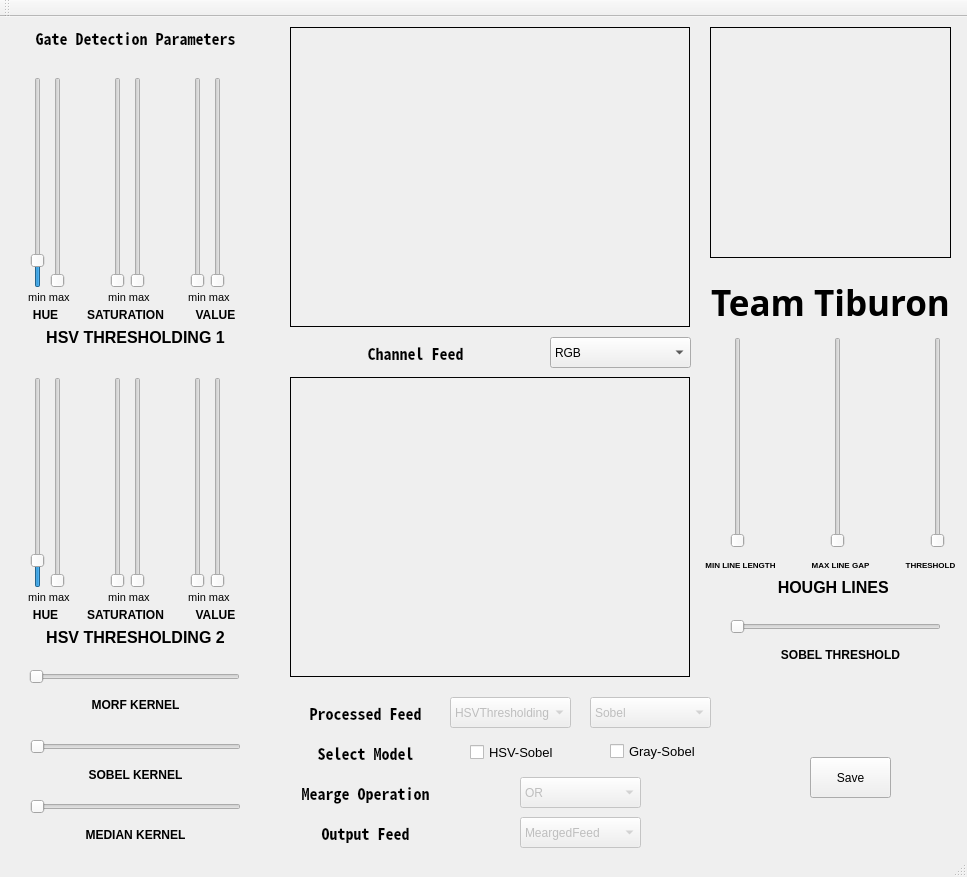
<?xml version="1.0" encoding="UTF-8"?>
<ui version="4.0">
 <class>gate</class>
 <widget class="QMainWindow" name="gate">
  <property name="geometry">
   <rect>
    <x>0</x>
    <y>0</y>
    <width>967</width>
    <height>877</height>
   </rect>
  </property>
  <property name="font">
   <font>
    <pointsize>1</pointsize>
    <stylestrategy>PreferAntialias</stylestrategy>
   </font>
  </property>
  <property name="windowTitle">
   <string>Gate Detection Tuner</string>
  </property>
  <property name="tabShape">
   <enum>QTabWidget::Rounded</enum>
  </property>
  <widget class="QWidget" name="centralWidget">
   <widget class="QLabel" name="logo">
    <property name="geometry">
     <rect>
      <x>710</x>
      <y>10</y>
      <width>241</width>
      <height>231</height>
     </rect>
    </property>
    <property name="frameShape">
     <enum>QFrame::Box</enum>
    </property>
    <property name="lineWidth">
     <number>1</number>
    </property>
    <property name="text">
     <string/>
    </property>
    <property name="margin">
     <number>7</number>
    </property>
    <property name="indent">
     <number>-1</number>
    </property>
   </widget>
   <widget class="QLabel" name="channel_show">
    <property name="geometry">
     <rect>
      <x>290</x>
      <y>10</y>
      <width>400</width>
      <height>300</height>
     </rect>
    </property>
    <property name="frameShape">
     <enum>QFrame::Box</enum>
    </property>
    <property name="text">
     <string/>
    </property>
   </widget>
   <widget class="QPushButton" name="save">
    <property name="geometry">
     <rect>
      <x>810</x>
      <y>740</y>
      <width>81</width>
      <height>41</height>
     </rect>
    </property>
    <property name="font">
     <font>
      <pointsize>9</pointsize>
     </font>
    </property>
    <property name="text">
     <string>Save</string>
    </property>
   </widget>
   <widget class="QSlider" name="hmin">
    <property name="geometry">
     <rect>
      <x>30</x>
      <y>60</y>
      <width>16</width>
      <height>211</height>
     </rect>
    </property>
    <property name="minimum">
     <number>-20</number>
    </property>
    <property name="maximum">
     <number>180</number>
    </property>
    <property name="orientation">
     <enum>Qt::Vertical</enum>
    </property>
   </widget>
   <widget class="QSlider" name="hmax">
    <property name="geometry">
     <rect>
      <x>50</x>
      <y>60</y>
      <width>16</width>
      <height>211</height>
     </rect>
    </property>
    <property name="maximum">
     <number>180</number>
    </property>
    <property name="orientation">
     <enum>Qt::Vertical</enum>
    </property>
   </widget>
   <widget class="QSlider" name="smin">
    <property name="geometry">
     <rect>
      <x>110</x>
      <y>60</y>
      <width>16</width>
      <height>211</height>
     </rect>
    </property>
    <property name="maximum">
     <number>255</number>
    </property>
    <property name="orientation">
     <enum>Qt::Vertical</enum>
    </property>
   </widget>
   <widget class="QSlider" name="vmin">
    <property name="geometry">
     <rect>
      <x>190</x>
      <y>60</y>
      <width>16</width>
      <height>211</height>
     </rect>
    </property>
    <property name="maximum">
     <number>255</number>
    </property>
    <property name="orientation">
     <enum>Qt::Vertical</enum>
    </property>
   </widget>
   <widget class="QSlider" name="smax">
    <property name="geometry">
     <rect>
      <x>130</x>
      <y>60</y>
      <width>16</width>
      <height>211</height>
     </rect>
    </property>
    <property name="maximum">
     <number>255</number>
    </property>
    <property name="orientation">
     <enum>Qt::Vertical</enum>
    </property>
   </widget>
   <widget class="QSlider" name="vmax">
    <property name="geometry">
     <rect>
      <x>210</x>
      <y>60</y>
      <width>16</width>
      <height>211</height>
     </rect>
    </property>
    <property name="maximum">
     <number>255</number>
    </property>
    <property name="orientation">
     <enum>Qt::Vertical</enum>
    </property>
   </widget>
   <widget class="QComboBox" name="channel">
    <property name="geometry">
     <rect>
      <x>550</x>
      <y>320</y>
      <width>141</width>
      <height>31</height>
     </rect>
    </property>
    <property name="font">
     <font>
      <pointsize>9</pointsize>
     </font>
    </property>
    <property name="currentIndex">
     <number>0</number>
    </property>
    <item>
     <property name="text">
      <string>RGB</string>
     </property>
    </item>
    <item>
     <property name="text">
      <string>R only</string>
     </property>
    </item>
    <item>
     <property name="text">
      <string>G only</string>
     </property>
    </item>
    <item>
     <property name="text">
      <string>B only</string>
     </property>
    </item>
    <item>
     <property name="text">
      <string>HSV</string>
     </property>
    </item>
    <item>
     <property name="text">
      <string>H only</string>
     </property>
    </item>
    <item>
     <property name="text">
      <string>S only</string>
     </property>
    </item>
    <item>
     <property name="text">
      <string>V only</string>
     </property>
    </item>
    <item>
     <property name="text">
      <string>Gray</string>
     </property>
    </item>
   </widget>
   <widget class="QLabel" name="out">
    <property name="geometry">
     <rect>
      <x>290</x>
      <y>360</y>
      <width>400</width>
      <height>300</height>
     </rect>
    </property>
    <property name="frameShape">
     <enum>QFrame::Box</enum>
    </property>
    <property name="text">
     <string/>
    </property>
   </widget>
   <widget class="QComboBox" name="out_channel">
    <property name="enabled">
     <bool>false</bool>
    </property>
    <property name="geometry">
     <rect>
      <x>450</x>
      <y>680</y>
      <width>121</width>
      <height>31</height>
     </rect>
    </property>
    <property name="font">
     <font>
      <pointsize>9</pointsize>
     </font>
    </property>
    <property name="currentIndex">
     <number>0</number>
    </property>
    <item>
     <property name="text">
      <string>HSVThresholding</string>
     </property>
    </item>
    <item>
     <property name="text">
      <string>MorphTransform</string>
     </property>
    </item>
    <item>
     <property name="text">
      <string>Sobel</string>
     </property>
    </item>
   </widget>
   <widget class="QSlider" name="HL_th">
    <property name="geometry">
     <rect>
      <x>930</x>
      <y>320</y>
      <width>16</width>
      <height>211</height>
     </rect>
    </property>
    <property name="maximum">
     <number>300</number>
    </property>
    <property name="orientation">
     <enum>Qt::Vertical</enum>
    </property>
   </widget>
   <widget class="QSlider" name="HL_mll">
    <property name="geometry">
     <rect>
      <x>730</x>
      <y>320</y>
      <width>16</width>
      <height>211</height>
     </rect>
    </property>
    <property name="maximum">
     <number>500</number>
    </property>
    <property name="orientation">
     <enum>Qt::Vertical</enum>
    </property>
   </widget>
   <widget class="QSlider" name="HL_mlg">
    <property name="geometry">
     <rect>
      <x>830</x>
      <y>320</y>
      <width>16</width>
      <height>211</height>
     </rect>
    </property>
    <property name="maximum">
     <number>100</number>
    </property>
    <property name="orientation">
     <enum>Qt::Vertical</enum>
    </property>
   </widget>
   <widget class="QSlider" name="open_morph">
    <property name="geometry">
     <rect>
      <x>29</x>
      <y>650</y>
      <width>211</width>
      <height>20</height>
     </rect>
    </property>
    <property name="minimum">
     <number>1</number>
    </property>
    <property name="maximum">
     <number>7</number>
    </property>
    <property name="singleStep">
     <number>2</number>
    </property>
    <property name="orientation">
     <enum>Qt::Horizontal</enum>
    </property>
   </widget>
   <widget class="QSlider" name="sobel">
    <property name="geometry">
     <rect>
      <x>30</x>
      <y>720</y>
      <width>211</width>
      <height>20</height>
     </rect>
    </property>
    <property name="minimum">
     <number>1</number>
    </property>
    <property name="maximum">
     <number>15</number>
    </property>
    <property name="singleStep">
     <number>2</number>
    </property>
    <property name="orientation">
     <enum>Qt::Horizontal</enum>
    </property>
   </widget>
   <widget class="QLabel" name="gateLabel">
    <property name="geometry">
     <rect>
      <x>20</x>
      <y>10</y>
      <width>231</width>
      <height>21</height>
     </rect>
    </property>
    <property name="font">
     <font>
      <family>Noto Sans Mono CJK JP</family>
      <pointsize>12</pointsize>
      <weight>75</weight>
      <bold>true</bold>
     </font>
    </property>
    <property name="text">
     <string>Gate Detection Parameters</string>
    </property>
    <property name="alignment">
     <set>Qt::AlignCenter</set>
    </property>
   </widget>
   <widget class="QLabel" name="tiburonLabel">
    <property name="geometry">
     <rect>
      <x>700</x>
      <y>260</y>
      <width>261</width>
      <height>51</height>
     </rect>
    </property>
    <property name="font">
     <font>
      <family>Tlwg Mono</family>
      <pointsize>26</pointsize>
      <weight>75</weight>
      <bold>true</bold>
     </font>
    </property>
    <property name="text">
     <string>Team Tiburon</string>
    </property>
    <property name="alignment">
     <set>Qt::AlignCenter</set>
    </property>
   </widget>
   <widget class="QLabel" name="channelLabel">
    <property name="geometry">
     <rect>
      <x>290</x>
      <y>320</y>
      <width>251</width>
      <height>31</height>
     </rect>
    </property>
    <property name="font">
     <font>
      <family>Noto Sans Mono CJK JP</family>
      <pointsize>12</pointsize>
      <weight>75</weight>
      <bold>true</bold>
     </font>
    </property>
    <property name="text">
     <string>Channel Feed</string>
    </property>
    <property name="alignment">
     <set>Qt::AlignCenter</set>
    </property>
   </widget>
   <widget class="QLabel" name="outLabel">
    <property name="geometry">
     <rect>
      <x>290</x>
      <y>680</y>
      <width>151</width>
      <height>31</height>
     </rect>
    </property>
    <property name="font">
     <font>
      <family>Noto Sans Mono CJK JP</family>
      <pointsize>12</pointsize>
      <weight>75</weight>
      <bold>true</bold>
     </font>
    </property>
    <property name="text">
     <string>Processed Feed</string>
    </property>
    <property name="alignment">
     <set>Qt::AlignCenter</set>
    </property>
   </widget>
   <widget class="QLabel" name="label">
    <property name="geometry">
     <rect>
      <x>20</x>
      <y>270</y>
      <width>61</width>
      <height>21</height>
     </rect>
    </property>
    <property name="font">
     <font>
      <pointsize>8</pointsize>
     </font>
    </property>
    <property name="text">
     <string>min max </string>
    </property>
    <property name="alignment">
     <set>Qt::AlignCenter</set>
    </property>
   </widget>
   <widget class="QLabel" name="label_2">
    <property name="geometry">
     <rect>
      <x>100</x>
      <y>270</y>
      <width>61</width>
      <height>21</height>
     </rect>
    </property>
    <property name="font">
     <font>
      <pointsize>8</pointsize>
     </font>
    </property>
    <property name="text">
     <string>min max </string>
    </property>
    <property name="alignment">
     <set>Qt::AlignCenter</set>
    </property>
   </widget>
   <widget class="QLabel" name="label_3">
    <property name="geometry">
     <rect>
      <x>180</x>
      <y>270</y>
      <width>61</width>
      <height>21</height>
     </rect>
    </property>
    <property name="font">
     <font>
      <pointsize>8</pointsize>
     </font>
    </property>
    <property name="text">
     <string>min max </string>
    </property>
    <property name="alignment">
     <set>Qt::AlignCenter</set>
    </property>
   </widget>
   <widget class="QLabel" name="label_4">
    <property name="geometry">
     <rect>
      <x>100</x>
      <y>570</y>
      <width>61</width>
      <height>21</height>
     </rect>
    </property>
    <property name="font">
     <font>
      <pointsize>8</pointsize>
     </font>
    </property>
    <property name="text">
     <string>min max </string>
    </property>
    <property name="alignment">
     <set>Qt::AlignCenter</set>
    </property>
   </widget>
   <widget class="QSlider" name="vmax_2">
    <property name="geometry">
     <rect>
      <x>210</x>
      <y>360</y>
      <width>16</width>
      <height>211</height>
     </rect>
    </property>
    <property name="maximum">
     <number>255</number>
    </property>
    <property name="orientation">
     <enum>Qt::Vertical</enum>
    </property>
   </widget>
   <widget class="QLabel" name="label_5">
    <property name="geometry">
     <rect>
      <x>180</x>
      <y>570</y>
      <width>61</width>
      <height>21</height>
     </rect>
    </property>
    <property name="font">
     <font>
      <pointsize>8</pointsize>
     </font>
    </property>
    <property name="text">
     <string>min max </string>
    </property>
    <property name="alignment">
     <set>Qt::AlignCenter</set>
    </property>
   </widget>
   <widget class="QSlider" name="smin_2">
    <property name="geometry">
     <rect>
      <x>110</x>
      <y>360</y>
      <width>16</width>
      <height>211</height>
     </rect>
    </property>
    <property name="maximum">
     <number>255</number>
    </property>
    <property name="orientation">
     <enum>Qt::Vertical</enum>
    </property>
   </widget>
   <widget class="QLabel" name="label_6">
    <property name="geometry">
     <rect>
      <x>20</x>
      <y>570</y>
      <width>61</width>
      <height>21</height>
     </rect>
    </property>
    <property name="font">
     <font>
      <pointsize>8</pointsize>
     </font>
    </property>
    <property name="text">
     <string>min max </string>
    </property>
    <property name="alignment">
     <set>Qt::AlignCenter</set>
    </property>
   </widget>
   <widget class="QSlider" name="smax_2">
    <property name="geometry">
     <rect>
      <x>130</x>
      <y>360</y>
      <width>16</width>
      <height>211</height>
     </rect>
    </property>
    <property name="maximum">
     <number>255</number>
    </property>
    <property name="orientation">
     <enum>Qt::Vertical</enum>
    </property>
   </widget>
   <widget class="QSlider" name="hmin_2">
    <property name="geometry">
     <rect>
      <x>30</x>
      <y>360</y>
      <width>16</width>
      <height>211</height>
     </rect>
    </property>
    <property name="minimum">
     <number>-20</number>
    </property>
    <property name="maximum">
     <number>180</number>
    </property>
    <property name="orientation">
     <enum>Qt::Vertical</enum>
    </property>
   </widget>
   <widget class="QSlider" name="vmin_2">
    <property name="geometry">
     <rect>
      <x>190</x>
      <y>360</y>
      <width>16</width>
      <height>211</height>
     </rect>
    </property>
    <property name="maximum">
     <number>255</number>
    </property>
    <property name="orientation">
     <enum>Qt::Vertical</enum>
    </property>
   </widget>
   <widget class="QSlider" name="hmax_2">
    <property name="geometry">
     <rect>
      <x>50</x>
      <y>360</y>
      <width>16</width>
      <height>211</height>
     </rect>
    </property>
    <property name="maximum">
     <number>180</number>
    </property>
    <property name="orientation">
     <enum>Qt::Vertical</enum>
    </property>
   </widget>
   <widget class="QLabel" name="label_7">
    <property name="geometry">
     <rect>
      <x>30</x>
      <y>290</y>
      <width>31</width>
      <height>16</height>
     </rect>
    </property>
    <property name="font">
     <font>
      <pointsize>9</pointsize>
      <weight>75</weight>
      <bold>true</bold>
     </font>
    </property>
    <property name="text">
     <string>HUE</string>
    </property>
    <property name="alignment">
     <set>Qt::AlignCenter</set>
    </property>
   </widget>
   <widget class="QLabel" name="label_8">
    <property name="geometry">
     <rect>
      <x>80</x>
      <y>290</y>
      <width>91</width>
      <height>16</height>
     </rect>
    </property>
    <property name="font">
     <font>
      <pointsize>9</pointsize>
      <weight>75</weight>
      <bold>true</bold>
     </font>
    </property>
    <property name="text">
     <string>SATURATION</string>
    </property>
    <property name="alignment">
     <set>Qt::AlignCenter</set>
    </property>
   </widget>
   <widget class="QLabel" name="label_9">
    <property name="geometry">
     <rect>
      <x>190</x>
      <y>290</y>
      <width>51</width>
      <height>16</height>
     </rect>
    </property>
    <property name="font">
     <font>
      <pointsize>9</pointsize>
      <weight>75</weight>
      <bold>true</bold>
     </font>
    </property>
    <property name="text">
     <string>VALUE</string>
    </property>
    <property name="alignment">
     <set>Qt::AlignCenter</set>
    </property>
   </widget>
   <widget class="QLabel" name="label_10">
    <property name="geometry">
     <rect>
      <x>30</x>
      <y>310</y>
      <width>211</width>
      <height>21</height>
     </rect>
    </property>
    <property name="font">
     <font>
      <pointsize>12</pointsize>
      <weight>75</weight>
      <bold>true</bold>
     </font>
    </property>
    <property name="text">
     <string>HSV THRESHOLDING 1</string>
    </property>
    <property name="alignment">
     <set>Qt::AlignCenter</set>
    </property>
   </widget>
   <widget class="QLabel" name="label_11">
    <property name="geometry">
     <rect>
      <x>30</x>
      <y>610</y>
      <width>211</width>
      <height>21</height>
     </rect>
    </property>
    <property name="font">
     <font>
      <pointsize>12</pointsize>
      <weight>75</weight>
      <bold>true</bold>
     </font>
    </property>
    <property name="text">
     <string>HSV THRESHOLDING 2</string>
    </property>
    <property name="alignment">
     <set>Qt::AlignCenter</set>
    </property>
   </widget>
   <widget class="QLabel" name="label_12">
    <property name="geometry">
     <rect>
      <x>80</x>
      <y>590</y>
      <width>91</width>
      <height>16</height>
     </rect>
    </property>
    <property name="font">
     <font>
      <pointsize>9</pointsize>
      <weight>75</weight>
      <bold>true</bold>
     </font>
    </property>
    <property name="text">
     <string>SATURATION</string>
    </property>
    <property name="alignment">
     <set>Qt::AlignCenter</set>
    </property>
   </widget>
   <widget class="QLabel" name="label_13">
    <property name="geometry">
     <rect>
      <x>190</x>
      <y>590</y>
      <width>51</width>
      <height>16</height>
     </rect>
    </property>
    <property name="font">
     <font>
      <pointsize>9</pointsize>
      <weight>75</weight>
      <bold>true</bold>
     </font>
    </property>
    <property name="text">
     <string>VALUE</string>
    </property>
    <property name="alignment">
     <set>Qt::AlignCenter</set>
    </property>
   </widget>
   <widget class="QLabel" name="label_14">
    <property name="geometry">
     <rect>
      <x>30</x>
      <y>590</y>
      <width>31</width>
      <height>16</height>
     </rect>
    </property>
    <property name="font">
     <font>
      <pointsize>9</pointsize>
      <weight>75</weight>
      <bold>true</bold>
     </font>
    </property>
    <property name="text">
     <string>HUE</string>
    </property>
    <property name="alignment">
     <set>Qt::AlignCenter</set>
    </property>
   </widget>
   <widget class="QLabel" name="label_15">
    <property name="geometry">
     <rect>
      <x>730</x>
      <y>560</y>
      <width>211</width>
      <height>21</height>
     </rect>
    </property>
    <property name="font">
     <font>
      <pointsize>12</pointsize>
      <weight>75</weight>
      <bold>true</bold>
     </font>
    </property>
    <property name="text">
     <string>HOUGH LINES </string>
    </property>
    <property name="alignment">
     <set>Qt::AlignCenter</set>
    </property>
   </widget>
   <widget class="QLabel" name="label_16">
    <property name="geometry">
     <rect>
      <x>690</x>
      <y>540</y>
      <width>101</width>
      <height>16</height>
     </rect>
    </property>
    <property name="font">
     <font>
      <pointsize>6</pointsize>
      <weight>75</weight>
      <bold>true</bold>
     </font>
    </property>
    <property name="text">
     <string>MIN LINE LENGTH</string>
    </property>
    <property name="alignment">
     <set>Qt::AlignCenter</set>
    </property>
   </widget>
   <widget class="QLabel" name="label_17">
    <property name="geometry">
     <rect>
      <x>80</x>
      <y>680</y>
      <width>111</width>
      <height>16</height>
     </rect>
    </property>
    <property name="font">
     <font>
      <pointsize>9</pointsize>
      <weight>75</weight>
      <bold>true</bold>
     </font>
    </property>
    <property name="text">
     <string>MORF KERNEL</string>
    </property>
    <property name="alignment">
     <set>Qt::AlignCenter</set>
    </property>
   </widget>
   <widget class="QLabel" name="label_18">
    <property name="geometry">
     <rect>
      <x>80</x>
      <y>750</y>
      <width>111</width>
      <height>16</height>
     </rect>
    </property>
    <property name="font">
     <font>
      <pointsize>9</pointsize>
      <weight>75</weight>
      <bold>true</bold>
     </font>
    </property>
    <property name="text">
     <string>SOBEL KERNEL</string>
    </property>
    <property name="alignment">
     <set>Qt::AlignCenter</set>
    </property>
   </widget>
   <widget class="QLabel" name="label_19">
    <property name="geometry">
     <rect>
      <x>790</x>
      <y>540</y>
      <width>101</width>
      <height>16</height>
     </rect>
    </property>
    <property name="font">
     <font>
      <pointsize>6</pointsize>
      <weight>75</weight>
      <bold>true</bold>
     </font>
    </property>
    <property name="text">
     <string>MAX LINE GAP</string>
    </property>
    <property name="alignment">
     <set>Qt::AlignCenter</set>
    </property>
   </widget>
   <widget class="QLabel" name="label_20">
    <property name="geometry">
     <rect>
      <x>900</x>
      <y>540</y>
      <width>61</width>
      <height>16</height>
     </rect>
    </property>
    <property name="font">
     <font>
      <pointsize>6</pointsize>
      <weight>75</weight>
      <bold>true</bold>
     </font>
    </property>
    <property name="text">
     <string>THRESHOLD</string>
    </property>
    <property name="alignment">
     <set>Qt::AlignCenter</set>
    </property>
   </widget>
   <widget class="QLabel" name="label_21">
    <property name="geometry">
     <rect>
      <x>770</x>
      <y>630</y>
      <width>141</width>
      <height>16</height>
     </rect>
    </property>
    <property name="font">
     <font>
      <pointsize>9</pointsize>
      <weight>75</weight>
      <bold>true</bold>
     </font>
    </property>
    <property name="text">
     <string>SOBEL THRESHOLD</string>
    </property>
    <property name="alignment">
     <set>Qt::AlignCenter</set>
    </property>
   </widget>
   <widget class="QSlider" name="sob_thres">
    <property name="geometry">
     <rect>
      <x>730</x>
      <y>600</y>
      <width>211</width>
      <height>20</height>
     </rect>
    </property>
    <property name="minimum">
     <number>0</number>
    </property>
    <property name="maximum">
     <number>255</number>
    </property>
    <property name="singleStep">
     <number>1</number>
    </property>
    <property name="orientation">
     <enum>Qt::Horizontal</enum>
    </property>
   </widget>
   <widget class="QLabel" name="label_22">
    <property name="geometry">
     <rect>
      <x>80</x>
      <y>810</y>
      <width>111</width>
      <height>16</height>
     </rect>
    </property>
    <property name="font">
     <font>
      <pointsize>9</pointsize>
      <weight>75</weight>
      <bold>true</bold>
     </font>
    </property>
    <property name="text">
     <string>MEDIAN KERNEL</string>
    </property>
    <property name="alignment">
     <set>Qt::AlignCenter</set>
    </property>
   </widget>
   <widget class="QSlider" name="median_kernal">
    <property name="geometry">
     <rect>
      <x>30</x>
      <y>780</y>
      <width>211</width>
      <height>20</height>
     </rect>
    </property>
    <property name="minimum">
     <number>1</number>
    </property>
    <property name="maximum">
     <number>7</number>
    </property>
    <property name="singleStep">
     <number>2</number>
    </property>
    <property name="orientation">
     <enum>Qt::Horizontal</enum>
    </property>
   </widget>
   <widget class="QComboBox" name="out_channel_2">
    <property name="enabled">
     <bool>false</bool>
    </property>
    <property name="geometry">
     <rect>
      <x>590</x>
      <y>680</y>
      <width>121</width>
      <height>31</height>
     </rect>
    </property>
    <property name="font">
     <font>
      <pointsize>9</pointsize>
     </font>
    </property>
    <property name="currentIndex">
     <number>0</number>
    </property>
    <item>
     <property name="text">
      <string>Sobel</string>
     </property>
    </item>
    <item>
     <property name="text">
      <string>Threshold</string>
     </property>
    </item>
    <item>
     <property name="text">
      <string>Dilate</string>
     </property>
    </item>
    <item>
     <property name="text">
      <string>MorphTransform</string>
     </property>
    </item>
    <item>
     <property name="text">
      <string>MedianBlur</string>
     </property>
    </item>
   </widget>
   <widget class="QComboBox" name="out_channel_3">
    <property name="enabled">
     <bool>false</bool>
    </property>
    <property name="geometry">
     <rect>
      <x>520</x>
      <y>800</y>
      <width>121</width>
      <height>31</height>
     </rect>
    </property>
    <property name="font">
     <font>
      <pointsize>9</pointsize>
     </font>
    </property>
    <property name="currentIndex">
     <number>0</number>
    </property>
    <item>
     <property name="text">
      <string>MeargedFeed</string>
     </property>
    </item>
    <item>
     <property name="text">
      <string>HoughLinesProb</string>
     </property>
    </item>
   </widget>
   <widget class="QCheckBox" name="GrayCheck">
    <property name="geometry">
     <rect>
      <x>610</x>
      <y>719</y>
      <width>101</width>
      <height>31</height>
     </rect>
    </property>
    <property name="font">
     <font>
      <pointsize>10</pointsize>
     </font>
    </property>
    <property name="cursor">
     <cursorShape>ArrowCursor</cursorShape>
    </property>
    <property name="text">
     <string>Gray-Sobel</string>
    </property>
   </widget>
   <widget class="QCheckBox" name="HSVCheck">
    <property name="geometry">
     <rect>
      <x>470</x>
      <y>720</y>
      <width>101</width>
      <height>31</height>
     </rect>
    </property>
    <property name="font">
     <font>
      <pointsize>10</pointsize>
     </font>
    </property>
    <property name="cursor">
     <cursorShape>PointingHandCursor</cursorShape>
    </property>
    <property name="layoutDirection">
     <enum>Qt::LeftToRight</enum>
    </property>
    <property name="text">
     <string>HSV-Sobel</string>
    </property>
    <property name="checked">
     <bool>false</bool>
    </property>
   </widget>
   <widget class="QLabel" name="outLabel_2">
    <property name="geometry">
     <rect>
      <x>290</x>
      <y>720</y>
      <width>151</width>
      <height>31</height>
     </rect>
    </property>
    <property name="font">
     <font>
      <family>Noto Sans Mono CJK JP</family>
      <pointsize>12</pointsize>
      <weight>75</weight>
      <bold>true</bold>
     </font>
    </property>
    <property name="text">
     <string>Select Model</string>
    </property>
    <property name="alignment">
     <set>Qt::AlignCenter</set>
    </property>
   </widget>
   <widget class="QLabel" name="outLabel_3">
    <property name="geometry">
     <rect>
      <x>290</x>
      <y>800</y>
      <width>151</width>
      <height>31</height>
     </rect>
    </property>
    <property name="font">
     <font>
      <family>Noto Sans Mono CJK JP</family>
      <pointsize>12</pointsize>
      <weight>75</weight>
      <bold>true</bold>
     </font>
    </property>
    <property name="text">
     <string>Output Feed</string>
    </property>
    <property name="alignment">
     <set>Qt::AlignCenter</set>
    </property>
   </widget>
   <widget class="QComboBox" name="merge">
    <property name="enabled">
     <bool>false</bool>
    </property>
    <property name="geometry">
     <rect>
      <x>520</x>
      <y>760</y>
      <width>121</width>
      <height>31</height>
     </rect>
    </property>
    <property name="font">
     <font>
      <pointsize>9</pointsize>
     </font>
    </property>
    <property name="currentIndex">
     <number>0</number>
    </property>
    <item>
     <property name="text">
      <string>OR</string>
     </property>
    </item>
    <item>
     <property name="text">
      <string>AND</string>
     </property>
    </item>
    <item>
     <property name="text">
      <string>XOR</string>
     </property>
    </item>
   </widget>
   <widget class="QLabel" name="outLabel_4">
    <property name="geometry">
     <rect>
      <x>290</x>
      <y>760</y>
      <width>151</width>
      <height>31</height>
     </rect>
    </property>
    <property name="font">
     <font>
      <family>Noto Sans Mono CJK JP</family>
      <pointsize>12</pointsize>
      <weight>75</weight>
      <bold>true</bold>
     </font>
    </property>
    <property name="text">
     <string>Mearge Operation</string>
    </property>
    <property name="alignment">
     <set>Qt::AlignCenter</set>
    </property>
   </widget>
  </widget>
  <widget class="QMenuBar" name="menuBar">
   <property name="geometry">
    <rect>
     <x>0</x>
     <y>0</y>
     <width>967</width>
     <height>6</height>
    </rect>
   </property>
  </widget>
  <widget class="QToolBar" name="mainToolBar">
   <attribute name="toolBarArea">
    <enum>TopToolBarArea</enum>
   </attribute>
   <attribute name="toolBarBreak">
    <bool>false</bool>
   </attribute>
  </widget>
  <widget class="QStatusBar" name="statusBar"/>
 </widget>
 <layoutdefault spacing="6" margin="11"/>
 <resources/>
 <connections/>
</ui>
